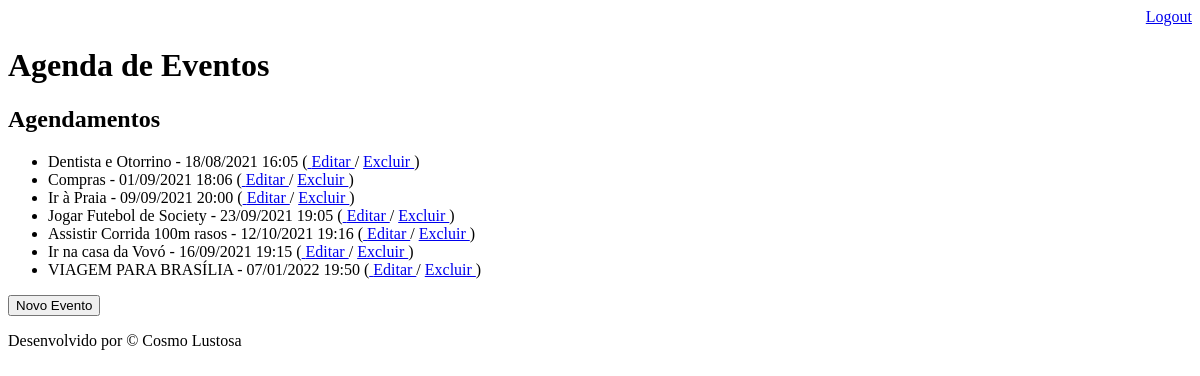
The page /agenda/ (signed in) on the database as committed earlier.
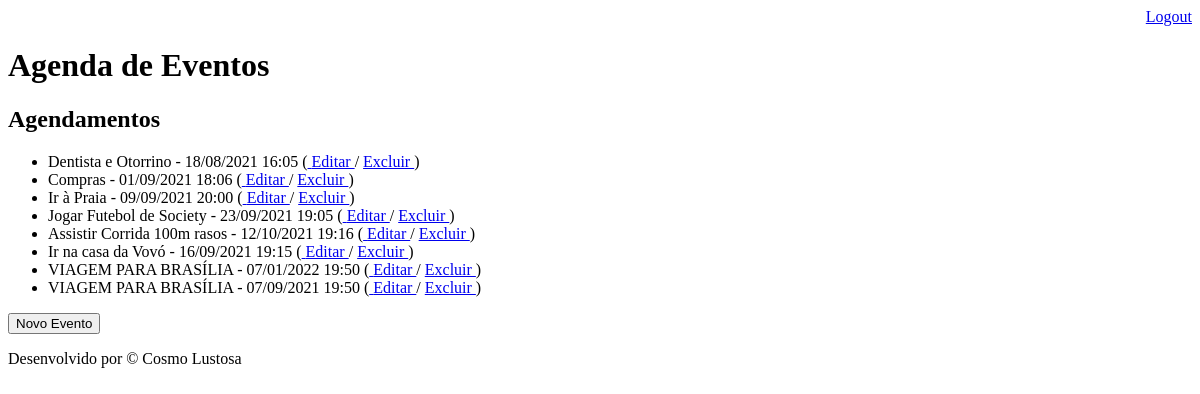
The same page on the database as committed later.
### core/models.py (models this page shows, shortened)
class Evento(models.Model):
    titulo = models.CharField(max_length=100)
    descricao = models.TextField(blank=True, null=True)
    data_evento = models.DateTimeField(verbose_name='Data do Evento')
    data_criacao = models.DateTimeField(auto_now=True)
    usuario = models.ForeignKey(User, on_delete=models.CASCADE)
    class Meta: #classe meta muda o nome da tabela no bd
        db_table = 'evento'
    def get_data_evento(self):
        return self.data_evento.strftime('%d/%m/%Y %H:%M')

### core/views.py (the view)
# urls.py: path('agenda/', views.lista_eventos),
@login_required(login_url='/login/') #se não autenticar levar o usuario para a pagina de login
def lista_eventos(request):
    usuario = request.user
    evento = Evento.objects.filter(usuario=usuario)#,
    dados = {'eventos': evento}
    return render(request, 'agenda.html', dados)

### templates/agenda.html (shortened to what this page needs)
{% extends "model-page.html" %}
{% block content %}
    <h2>Agendamentos</h2>
    <ul>
    {% for evento in eventos %}
        <li>{{ evento.titulo}} - {{evento.get_data_evento}}
            (<a href="evento/?id={{evento.id}}"> Editar </a>
            / <a href="evento/delete/{{evento.id}}"> Excluir </a>)
        </li>
    {% endfor %}
    </ul>
<a href="evento/">
    <button type="button">Novo Evento</button>
</a>
{% endblock %}

Rows that differ between the two databases and show on the page:
added Evento: titulo "VIAGEM PARA BRASÍLIA", get_data_evento "07/09/2021 19:50"
